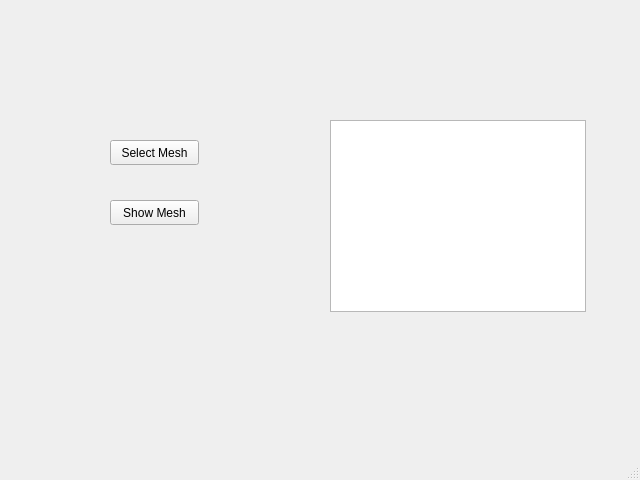
<?xml version="1.0" encoding="UTF-8"?>
<ui version="4.0">
 <class>MainWindow</class>
 <widget class="QMainWindow" name="MainWindow">
  <property name="geometry">
   <rect>
    <x>0</x>
    <y>0</y>
    <width>640</width>
    <height>480</height>
   </rect>
  </property>
  <property name="windowTitle">
   <string>Groups</string>
  </property>
  <widget class="QWidget" name="centralwidget">
   <widget class="QPushButton" name="pushButton">
    <property name="geometry">
     <rect>
      <x>110</x>
      <y>140</y>
      <width>89</width>
      <height>25</height>
     </rect>
    </property>
    <property name="text">
     <string>Select Mesh</string>
    </property>
   </widget>
   <widget class="QPushButton" name="pushButton_2">
    <property name="geometry">
     <rect>
      <x>110</x>
      <y>200</y>
      <width>89</width>
      <height>25</height>
     </rect>
    </property>
    <property name="text">
     <string>Show Mesh</string>
    </property>
   </widget>
   <widget class="QListView" name="listView">
    <property name="geometry">
     <rect>
      <x>330</x>
      <y>120</y>
      <width>256</width>
      <height>192</height>
     </rect>
    </property>
   </widget>
  </widget>
  <widget class="QMenuBar" name="menubar">
   <property name="geometry">
    <rect>
     <x>0</x>
     <y>0</y>
     <width>640</width>
     <height>22</height>
    </rect>
   </property>
  </widget>
  <widget class="QStatusBar" name="statusbar"/>
 </widget>
 <resources/>
 <connections/>
</ui>
